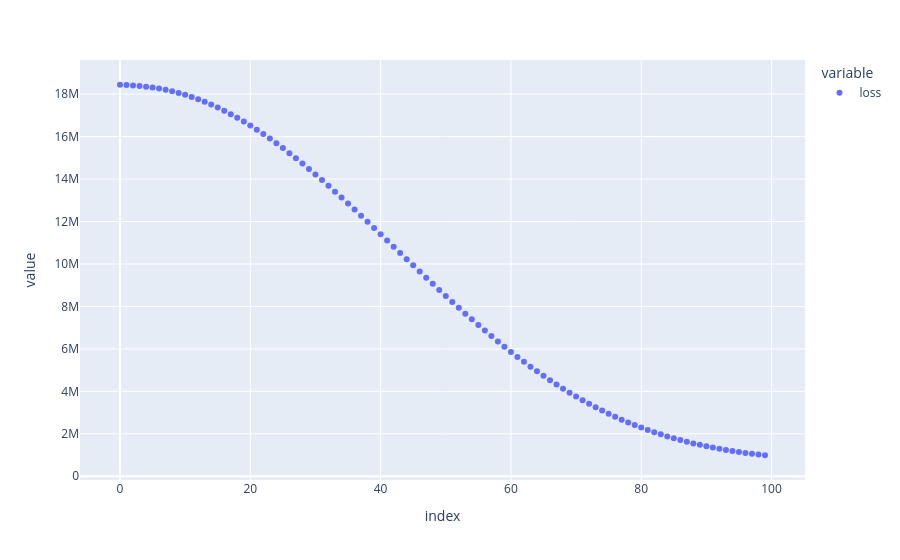

This figure's notebook cell:
### Code cell
#Run this cell to graph your loss
df = pd.DataFrame(history.history)['loss']
px.scatter(df).show()
